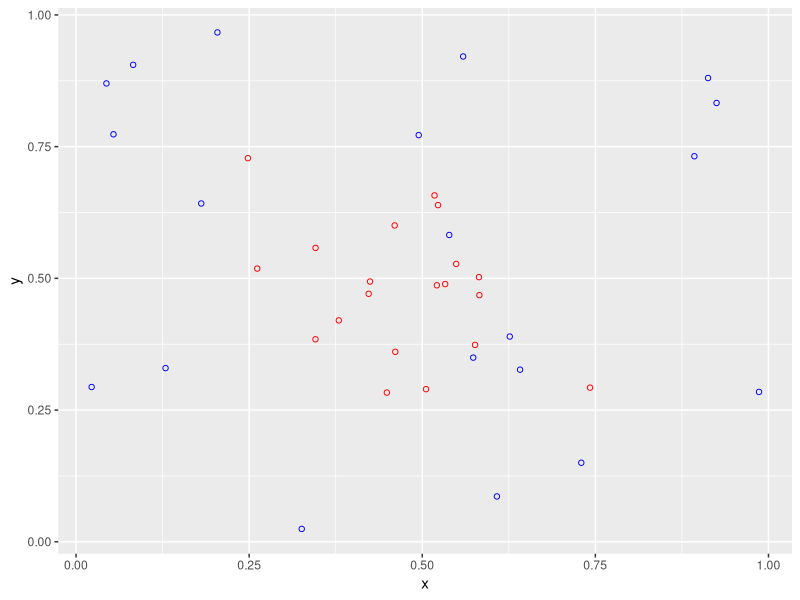

Write the R code that produced this figure.


#install.packages("ggplot2") 
library(ggplot2)
#set.seed(0)
n1 <- 20
n2 <- 20
n<- n1+n2
k<-3
p<-2

x1 <- rnorm(n1,mean=0.5, sd=0.15)
x2 <- rnorm(n1,mean=0.5, sd=0.15)
#x3 <- rnorm(n1,mean=0.5, sd=0.15)
#x4 <- rbeta(n1, 100, 50, ncp=0)
y1 <- runif(n2) 
y2 <- runif(n2)
#y3 <- runif(n2)
#y4 <- runif(n2)

x <- cbind(x1,x2)
y <- cbind(y1,y2)
xy <- rbind(x,y)
x<-as.data.frame(x)
y<-as.data.frame(y)
xy<-as.data.frame(xy)
#-- finding distance between all pairs of points
d <- matrix(NA,nrow=n, ncol=n)
for (i in 1:n)
{
  for (j in 1:n)
  {
    z <- 0
    for (k in 1:p)
    {
      z <- z+ min(abs(xy[i,k]-xy[j,k]),1-abs(xy[i,k]-xy[j,k]))^2
      d[i,j] = sqrt(z)
    }
  }
}

plot1 <- ggplot() + geom_point(data=x, aes(x=x[,1],y=x[,2]),shape=1, fill="red",color="red")+
  geom_point(data=y, aes(x=y[,1],y=y[,2]), shape=1, color="blue") +xlab("x")+ylab("y")
plot1

#-- finding k nearest neighbors of each point
knn<- matrix(NA, nrow=n, ncol=k) 
for (i in 1:n)
{ 
  for (j in 1:k)
  {
    knn[i,j]<- which(d[i,] == sort(unique(d[i,]),partial=j+1)[j+1])   
  }
}
rownames(knn)<-c(1:n)
#-- indicating if p nearest neighbors are from same sample

sample_indicator<- matrix(NA, nrow=n, ncol=k) #boolean matrix indicating if NN's are from same sample as data point

for (i in 1:n)
{
  for (j in 1: k)
  {
    if (i<=n1 & knn[i,j] <= n1 )
    {
      sample_indicator[i,j]=1
    }
    else if (i > n1 & knn[i,j] > n1)
    {
      sample_indicator[i,j]=1
    }
    else 
    {
      sample_indicator[i,j]=0
    }
  }
}
rownames(sample_indicator)<-c(1:n)

#--counting number of nearest neighbors from same sample of each data point 

nn_count <- matrix(NA, nrow=n, ncol=1)

for(i in 1:n)
{
  nn_count[i,1]<-sum(sample_indicator[i,])
}


#-- computing the counts of points with h nearest neighbors
c1 <- c()
for(h in 0:k)
{
  add <- 0  
  for (i in 1:n1)
  {
    if (nn_count[i,1]==h)
    {
      add <- add + 1
    }
  }
  c1[h+1] <- add
}

#--
c2<-c()
for(h in 0:k)
{
  add <- 0  
  for (i in n1+1:n2)
  {
    if (nn_count[i,1]==h)
    {
      add <- add + 1
    }
  }
  c2[h+1] <- add
}

#-- computing the weights w1 and w2
w1<-c()

for (h in 0:k)
{
  w1[h+1] <- choose(n1+n2-1, k) / (choose(n1-1,h)*choose(n2,k-h))
}

w2<-c()

for (h in 0:k)
{
  w2[h+1] <- choose(n1+n2-1, k) / (choose(n2-1,h)*choose(n1,k-h))
}

#-- Computing Test Statistic



t1 <- sum(w1*c1)

t2 <- sum(w2*c2)

t <- (t1 + t2)/(n*k)
t
